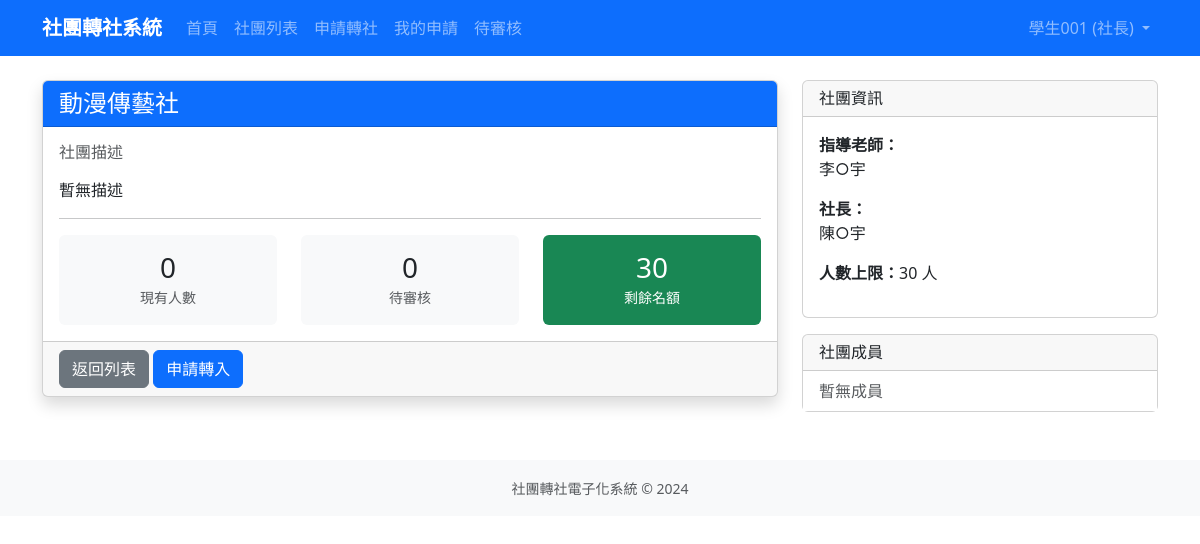
Page /clubs/9/ (signed in) on the earlier database version.
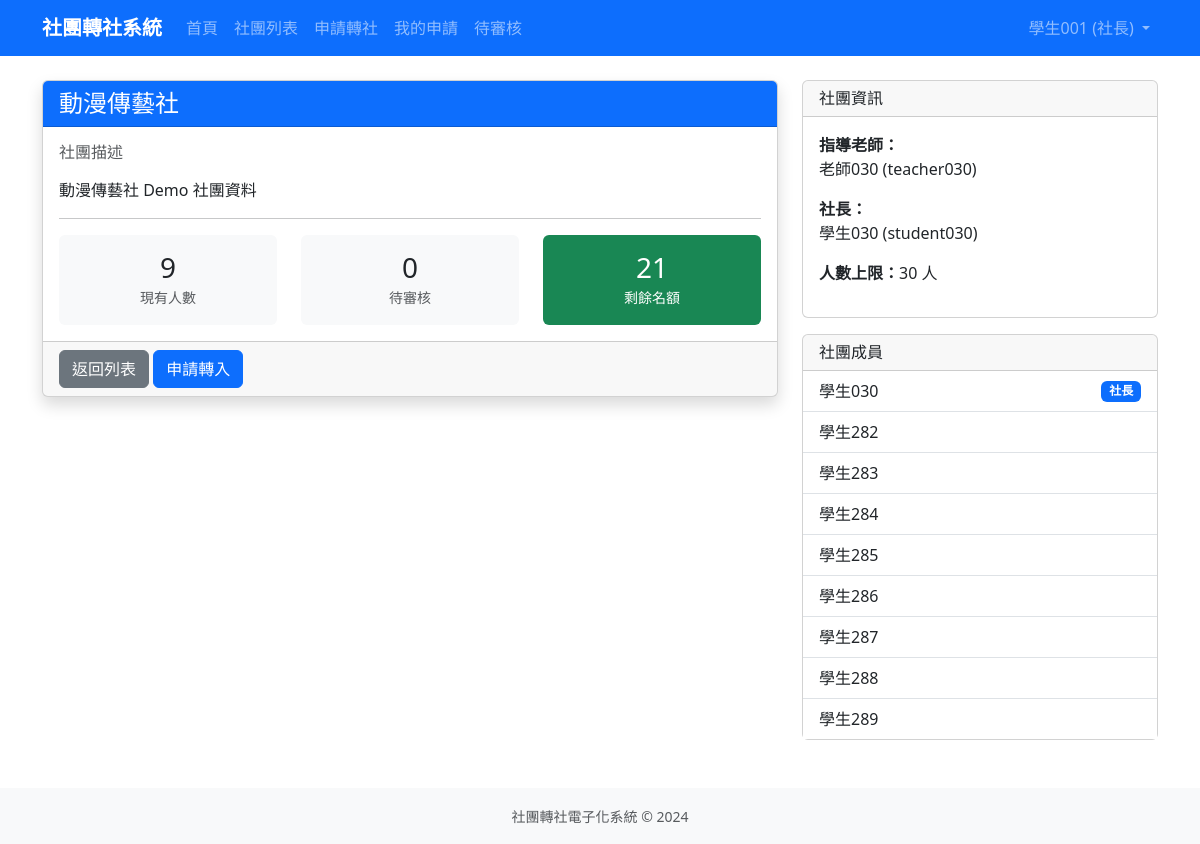
Same page on the later database version.
### clubs/models.py (models this page shows, shortened)
class Club(models.Model):
    CATEGORY_CHOICES = [
        ('academic', '學術類'),
        ('arts', '藝文類'),
        ('performance', '藝能類'),
        ('recreation', '康輔類'),
        ('sports', '體育類'),
    ]
    code = models.CharField(max_length=10, unique=True, null=True, blank=True, verbose_name='社團代號')
    name = models.CharField(max_length=100, verbose_name='社團名稱')
    teacher = models.CharField(max_length=50, default='', verbose_name='指導老師')
    president = models.CharField(max_length=50, default='', verbose_name='社長')
    location = models.CharField(max_length=100, blank=True, verbose_name='社課場地')
    category = models.CharField(max_length=20, choices=CATEGORY_CHOICES, blank=True, verbose_name='類別')
    description = models.TextField(blank=True, verbose_name='社團描述')
    max_members = models.PositiveIntegerField(default=30, verbose_name='人數上限')
    current_members = models.PositiveIntegerField(default=0, verbose_name='現有人數')
    is_active = models.BooleanField(default=True, verbose_name='啟用中')
    created_at = models.DateTimeField(auto_now_add=True, verbose_name='建立時間')
    updated_at = models.DateTimeField(auto_now=True, verbose_name='更新時間')
    class Meta:
        verbose_name = '社團'
        verbose_name_plural = '社團'
        ordering = ['name']
    def has_available_slots(self):
        return self.current_members < self.max_members
    def get_remaining_slots(self):
        return max(0, self.max_members - self.current_members)

### accounts/models.py (models this page shows, shortened)
class User(AbstractUser):
    ROLE_CHOICES = [
        ('student', '學生'),
        ('president', '社長'),
        ('teacher', '指導老師'),
        ('admin', '訓育組（管理員）'),
    ]
    role = models.CharField(
        max_length=20,
        choices=ROLE_CHOICES,
        default='student',
        verbose_name='身分組'
    )
    student_id = models.CharField(
        max_length=20,
        blank=True,
        verbose_name='學號'
    )
    club = models.ForeignKey(
        'clubs.Club',
        on_delete=models.SET_NULL,
        null=True,
        blank=True,
        verbose_name='所屬社團',
        related_name='members'
    )
    phone = models.CharField(max_length=20, blank=True, verbose_name='電話')
    class Meta:
        verbose_name = '使用者'
        verbose_name_plural = '使用者'

### clubs/views.py (the view)
# urls.py: path('<int:pk>/', views.ClubDetailView.as_view(), name='club_detail'),
class ClubDetailView(LoginRequiredMixin, DetailView):
    model = Club
    template_name = 'clubs/club_detail.html'
    context_object_name = 'club'
    def get_context_data(self, **kwargs):
        context = super().get_context_data(**kwargs)
        club = self.object
        pending_count = club.transfer_in_requests.filter(
            status__in=['new_president_pending', 'new_teacher_pending']
        ).count()
        context['pending_count'] = pending_count
        context['remaining_slots'] = club.get_remaining_slots()
        context['members'] = club.members.all()
        return context

### templates/clubs/club_detail.html (shortened to what this page needs)
{% extends 'base.html' %}
{% block content %}
<div class="row">
    <div class="col-md-8">
        <div class="card shadow">
            <div class="card-header bg-primary text-white">
                <h4 class="mb-0">{{ club.name }}</h4>
            </div>
            <div class="card-body">
                <h6 class="text-muted">社團描述</h6>
                <p>{{ club.description|default:"暫無描述"|linebreaks }}</p>
                <hr>
                <div class="row text-center">
                    <div class="col-4">
                        <div class="p-3 bg-light rounded">
                            <h3 class="mb-0">{{ club.current_members }}</h3>
                            <small class="text-muted">現有人數</small>
                        </div>
                    </div>
                    <div class="col-4">
                        <div class="p-3 bg-light rounded">
                            <h3 class="mb-0">{{ pending_count }}</h3>
                            <small class="text-muted">待審核</small>
                        </div>
                    </div>
                    <div class="col-4">
                        <div class="p-3 {% if remaining_slots > 0 %}bg-success text-white{% else %}bg-danger text-white{% endif %} rounded">
                            <h3 class="mb-0">{{ remaining_slots }}</h3>
                            <small>剩餘名額</small>
                        </div>
                    </div>
                </div>
            </div>
            <div class="card-footer">
                <a href="{% url 'club_list' %}" class="btn btn-secondary">返回列表</a>
                {% if user.role == 'student' or user.role == 'president' %}
                    {% if club.has_available_slots %}
                        <a href="{% url 'transfer_apply' %}" class="btn btn-primary">申請轉入</a>
                    {% else %}
                        <button class="btn btn-secondary" disabled>已額滿</button>
                    {% endif %}
                {% endif %}
            </div>
        </div>
    </div>
    <div class="col-md-4">
        <div class="card">
            <div class="card-header">
                <h6 class="mb-0">社團資訊</h6>
            </div>
            <div class="card-body">
                <p><strong>指導老師：</strong><br>{{ club.teacher|default:"未設定" }}</p>
                <p><strong>社長：</strong><br>{{ club.president|default:"未設定" }}</p>
                <p><strong>人數上限：</strong>{{ club.max_members }} 人</p>
            </div>
        </div>
        <div class="card mt-3">
            <div class="card-header">
                <h6 class="mb-0">社團成員</h6>
            </div>
            <div class="card-body p-0">
                <ul class="list-group list-group-flush">
                    {% for member in members %}
                        <li class="list-group-item d-flex justify-content-between align-items-center">
                            {{ member.get_full_name|default:member.username }}
                            {% if member.username in club.president %}
                                <span class="badge bg-primary">社長</span>
                            {% endif %}
                        </li>
                    {% empty %}
                        <li class="list-group-item text-muted">暫無成員</li>
                    {% endfor %}
                </ul>
            </div>
        </div>
    </div>
</div>
{% endblock %}

Differences in the rows shown:
changed Club "動漫傳藝社": description "暫無描述" → "動漫傳藝社 Demo 社團資料"; current_members "0" → "9"; teacher "李○宇" → "老師030 (teacher030)"; president "陳○宇" → "學生030 (student030)"
now on this page (row edited): User: get_full_name "學生030", shows "社長"
now on this page (row edited): User: get_full_name "學生282"
now on this page (row edited): User: get_full_name "學生283"
now on this page (row edited): User: get_full_name "學生284"
now on this page (row edited): User: get_full_name "學生285"
now on this page (row edited): User: get_full_name "學生286"
now on this page (row edited): User: get_full_name "學生287"
now on this page (row edited): User: get_full_name "學生288"
now on this page (row edited): User: get_full_name "學生289"
Other differences:
{{ remaining_slots }}: "30" → "21"
text no longer shown: "暫無成員"
